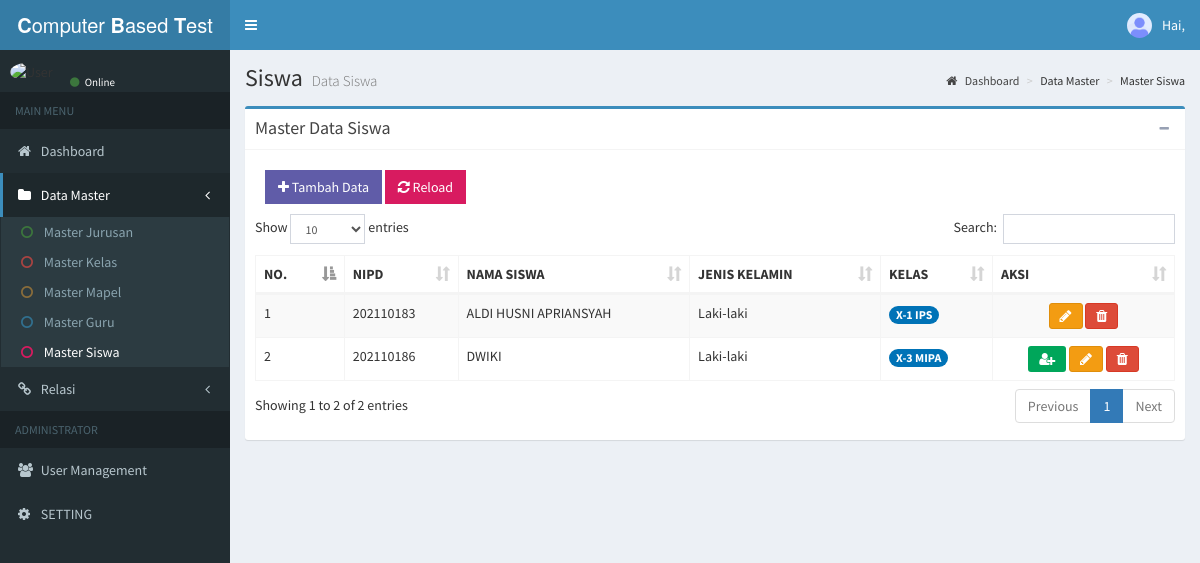
The page /index.php/c_admin/siswa on the database its author committed.
### tables this page shows
CREATE TABLE `siswa` (
  `id_siswa` int(11) NOT NULL,
  `nipd` char(9) NOT NULL,
  `nama_siswa` varchar(255) NOT NULL,
  `jenis_kelamin` char(2) NOT NULL,
  `jurusan_id` int(11) NOT NULL,
  `kelas_id` int(11) NOT NULL,
  `tmb_user` char(1) NOT NULL
);

CREATE TABLE `kelas` (
  `id_kelas` int(11) NOT NULL,
  `nama_kelas` varchar(100) NOT NULL,
  `jurusan_id` int(11) NOT NULL
);

CREATE TABLE `jurusan` (
  `id_jurusan` int(11) NOT NULL,
  `nama_jurusan` varchar(100) NOT NULL
);

### application/controllers/C_admin.php (called while the page is built, shortened)
<?php
class C_admin extends CI_Controller
{
    public function __construct()
    {
        $this->load->model('M_admin');
        $this->load->helper('kriptografi');
    }
    public function siswa()
    {
        $data['user'] = $this->M_admin->getUser();
        $data['siswa'] = $this->M_admin->getAllSiswa();
        $data['jurusan'] = $this->M_admin->getAllJurusan();
        $data['kelas'] = $this->M_admin->getAllKelas();
        $data['tittle'] = 'Siswa';
        $this->load->view('templates/header', $data);
        $this->load->view('admin/siswa', $data);
        $this->load->view('templates/footer');
    }
}

### index.php (called while the page is built, shortened)
<?php
require_once BASEPATH.'core/CodeIgniter.php';

### application/models/M_admin.php (called while the page is built, shortened)
<?php
class M_admin extends CI_Model
{
    public function getAllJurusan()
    {
        $this->db->order_by('id_jurusan', 'DESC');
        return $this->db->get('jurusan')->result_array();
    }
    public function getAllKelas()
    {
        $this->db->order_by('id_kelas', 'DESC');
        $this->db->select('*');
        $this->db->from('kelas');
        $this->db->join('jurusan', 'jurusan_id = id_jurusan');
        return $this->db->get()->result_array();
    }
    public function getAllSiswa()
    {
        $this->db->select('*');
        $this->db->from('siswa');
        $this->db->join('jurusan', 'jurusan_id = id_jurusan');
        $this->db->join('kelas', 'kelas_id = id_kelas');
        $this->db->order_by('id_siswa', 'DESC');
        return $this->db->get()->result_array();
    }
}

### application/views/admin/siswa.php (the view, shortened to what this page needs)
<aside class="main-sidebar">
    <section class="sidebar">
        <div class="user-panel">
            <div class="pull-left image">
                <img src="<?= base_url() ?>assets/dist/img/icon_admin.png" class="img-circle" alt="User Image">
            </div>
            <div class="pull-left info">
                <a href="#"><i class="fa fa-circle text-success"></i> Online</a>
            </div>
        </div>
        <ul class="sidebar-menu" data-widget="tree">
            <li class="header">MAIN MENU</li>
            <li class="">
                <a href="<?= base_url('c_admin') ?>">
                    <i class="fa fa-home"></i> <span>Dashboard</span>
                </a>
            </li>
            <li class="treeview active">
                <a href="#">
                    <i class="fa fa-folder active"></i> <span>Data Master</span>
                    <span class="pull-right-container">
                        <i class="fa fa-angle-left pull-right"></i>
                    </span>
                </a>
                <ul class="treeview-menu">
                    <li><a href="<?= base_url('c_admin/jurusan'); ?>"><i class="fa fa-circle-o text-success"></i> Master Jurusan</a></li>
                    <li><a href="<?= base_url('c_admin/kelas'); ?>"><i class="fa fa-circle-o text-danger"></i> Master Kelas</a></li>
                    <li><a href="<?= base_url('c_admin/mapel'); ?>"><i class="fa fa-circle-o text-warning"></i> Master Mapel</a></li>
                    <li><a href="<?= base_url('c_admin/guru'); ?>"><i class="fa fa-circle-o text-info"></i> Master Guru</a></li>
                    <li class="active"><a href="<?= base_url('c_admin/siswa'); ?>"><i class="fa fa-circle-o text-maroon"></i> Master Siswa</a></li>
                </ul>
            </li>
            <li class="treeview">
                <a href="#">
                    <i class="fa fa-link"></i>
                    <span>Relasi</span>
                    <span class="pull-right-container">
                        <i class="fa fa-angle-left pull-right"></i>
                    </span>
                </a>
            </li>
            <li class="header">ADMINISTRATOR </li>
            <li class="">
                <a href="<?= base_url('c_admin/user_management'); ?>" rel="noopener noreferrer">
                    <i class="fa fa-users"></i> <span>User Management</span>
                </a>
            </li>
            <li>
                <a href="<?= base_url('c_admin/setting'); ?>">
                    <i class="fa fa-cog"></i> <span>SETTING</span>
                </a>
            </li>
        </ul>
    </section>
</aside>
<div class="content-wrapper">
    <section class="content-header">
        <h1>
            Siswa
            <small>Data Siswa</small>
        </h1>
        <ol class="breadcrumb">
            <li><a href="<?= base_url('c_admin'); ?>"><i class="fa fa-home"></i> Dashboard</a></li>
            <li class="">Data Master</li>
            <li class="">Master Siswa</li>
        </ol>
    </section>
    <section class="content">
        <div class="row">
            <div class="col-xs-12">
                <div class="box box-primary">
                    <div class="box-header with-border">
                        <h3 class="box-title">Master Data Siswa</h3>
                        <div class="box-tools pull-right">
                            <button type="button" class="btn btn-box-tool" data-widget="collapse"><i class="fa fa-minus"></i></button>
                        </div>
                    </div>
                    <div class="box-body">
                        <div class="flash-data" data-flash="<?= $this->session->flashdata('flash'); ?>"></div>
                        <div class="margin">
                            <button type="button" class="btn bg-purple btn-flat btn-md" data-toggle="modal" data-target="#myModal"><i class="fa fa-plus"></i> Tambah Data</button>
                            <button type="submit" class="btn btn-flat btn-md bg-maroon" onClick="document.location.reload(true)"><i class="fa fa-refresh"></i> Reload</button>
                        </div>
                        <table id="example1" class="table table-bordered table-striped">
                            <thead>
                                <tr>
                                    <th class="disable">NO.</th>
                                    <th>NIPD</th>
                                    <th>NAMA SISWA</th>
                                    <th>JENIS KELAMIN</th>
                                    <th>KELAS</th>
                                    <th>AKSI</th>
                                </tr>
                            </thead>
                            <tbody class="">
                                <?php $no = 1; ?>
                                <?php foreach ($siswa as $s) : ?>
                                    <tr>
                                        <td><?= $no; ?></td>
                                        <td><?= $s['nipd']; ?></td>
                                        <td><?= $s['nama_siswa']; ?></td>
                                        <?php if ($s['jenis_kelamin'] == 'L') : ?>
                                            <td>Laki-laki</td>
                                        <?php else : ?>
                                            <td>Perempuan</td>
                                        <?php endif; ?>
                                        <td><span class="badge bg-blue"><?= $s['nama_kelas'] . ' ' . $s['nama_jurusan']; ?></span></td>
                                        <td>
                                            <div class="text-center">
                                                <?php if ($s['tmb_user'] == 0) : ?>
                                                    <a href="<?= base_url(); ?>c_siswa/tmbuser/<?= $s['id_siswa']; ?>" class="btn btn-sm btn bg-green fa fa-user-plus" data-placement="right" title="Tambah User"></a>
                                                <?php endif; ?>
                                                <button type="button" class="btn btn-sm btn-warning fa fa-pencil" data-toggle="modal" data-target="#myModalubah<?= $s['id_siswa']; ?>" data-placement="left" title="Edit data"></button>
                                                <a href="<?= base_url(); ?>c_siswa/hapus/<?= $s['id_siswa']; ?>" class="btn btn-sm btn-danger tombol-hapus fa fa-trash" data-placement="right" title="Hapus data"></a>
                                            </div>
                                        </td>
                                    </tr>
                                    <?php $no++; ?>
                                <?php endforeach; ?>
                            </tbody>
                        </table>
                    </div>
                </div>
            </div>
        </div>
    </section>
</div>

### rows shown on the page
siswa: nipd "202110183", nama_siswa "ALDI HUSNI APRIANSYAH", jenis_kelamin "Laki-laki", kelas.nama_kelas "X-1", jurusan.nama_jurusan "IPS"
siswa: nipd "202110186", nama_siswa "DWIKI", jenis_kelamin "Laki-laki", kelas.nama_kelas "X-3", jurusan.nama_jurusan "MIPA"
